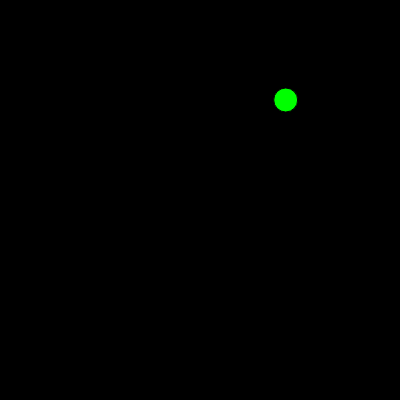
Frame 1 (no input)
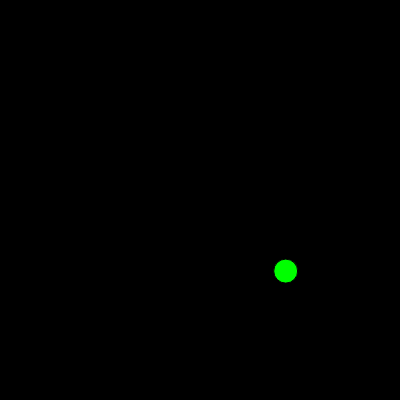
Frame 60 (no input)
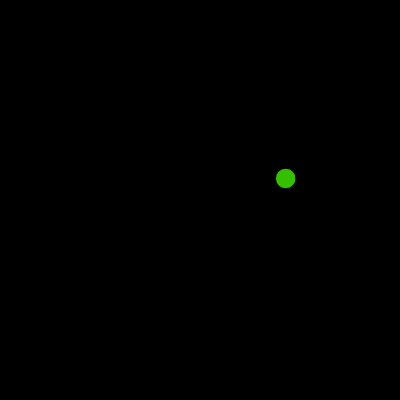
Frame 120 (the mouse pressed at the canvas centre since frame 60)

The p5.js sketch that drew these frames (run headless with seeded random() and noise() and a simulated clock; from frame 60 on, the mouse is pressed at the canvas centre):

// p5.js sketch
// ── sketch.js
var particle;
var gravity = 0.1;

function setup() {
  createCanvas(400, 400);
  particle = {
    x: random(width),
    y: 100,
    radius: 24,
    speed: 0,
    col: color(0,255,0),
    display: function() {
      fill(this.col);
      ellipse(this.x, this.y, this.radius, this.radius);
    },
    move: function() {
      this.y += this.speed;
      this.speed += gravity;
      if (this.y > height) {
        this.speed *= -0.95;
        this.col = color(random(255),random(255),0);
        this.radius = random(5,50);
      }
    }
  };
}

function draw() {
  background(0);
  particle.display();
  particle.move();
}
